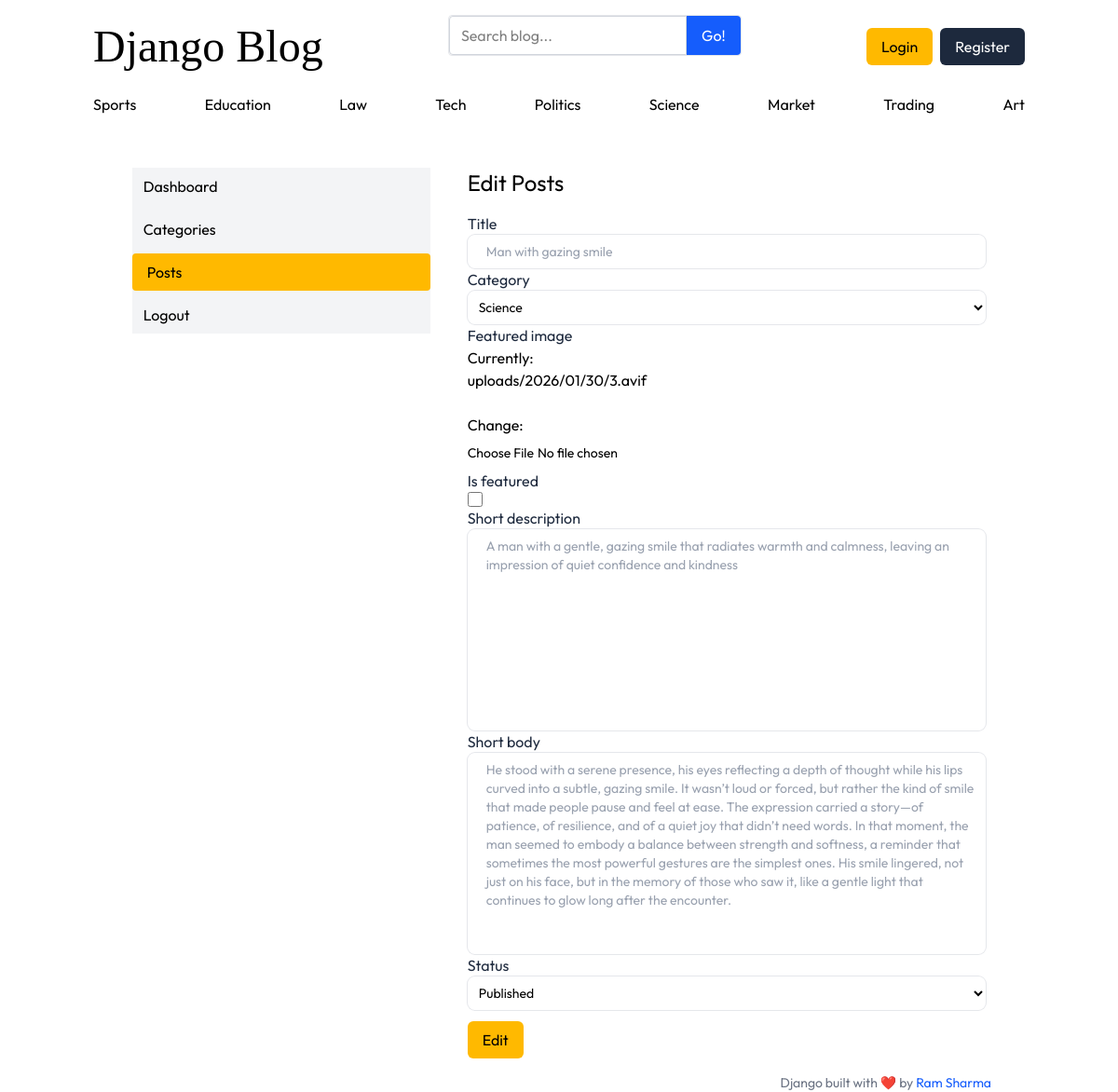
Page /dashboard/posts/edit/1 on the committed database.
### blogs/models.py (models this page shows, shortened)
class Category(models.Model):
    category_name=models.CharField(max_length=100,unique=True)
    created_at=models.DateTimeField(auto_now_add=True)
    updated_at=models.DateTimeField(auto_now=True)
    class Meta:
        verbose_name_plural='categories'
    def __str__(self):
        return self.category_name

class Blog(models.Model):
    title=models.CharField(max_length=250)
    category=models.ForeignKey(Category,on_delete=models.CASCADE)
    slug=models.SlugField(max_length=200,unique=True)
    created_at=models.DateTimeField(auto_now_add=True)
    updated_at=models.DateTimeField(auto_now=True)
    author=models.ForeignKey(User,on_delete=models.CASCADE)
    featured_image=models.ImageField(upload_to='uploads/%Y/%m/%d')
    is_featured=models.BooleanField(default=False)
    short_description=models.TextField(max_length=500)
    short_body=models.TextField(max_length=2000)
    status=models.CharField(max_length=20,choices=STATUS_CHOICES,default="Draft")

### dashboard/views.py (the view)
# urls.py: path("posts/edit/<int:id>",views.edit_posts,name='edit_posts'),
def edit_posts(request,id):
  post=get_object_or_404(Blog,id=id)
  if request.method=='POST':
    form=PostForm(request.POST,request.FILES,instance=post)
    if form.is_valid():
      post=form.save(commit=False)
      post.author=request.user
      post.save()
      title=form.cleaned_data['title']
      post.slug=slugify(title) + '-' + str(post.id)
      post.save()
      return redirect("posts")
    else:
         return render(request,"dashboard/edit_posts.html",context={
            'form':form
         })
  else:
    form=PostForm(instance=post)
    return render(request,'dashboard/edit_posts.html',context={
       'form':form
    })

### assignments/context_processors.py (called while the page is built)
def get_social_medias(request):
    social_links=SocialMedia.objects.all()
    return dict(social_links=social_links)

### blogs/context_processors.py (called while the page is built)
def categories_processor(request):
    categories=Category.objects.all()
    return dict(categories=categories)

### templates/Dashboard/edit_posts.html (shortened to what this page needs)
{% extends 'base.html' %}
{% block content %}
  <div class="w-11/12 mx-auto max-sm:w-full mt-10">
    <div class="flex gap-10">
      {% include 'Dashboard/sidebar.html' %}
      <form method="post" class="w-full" enctype="multipart/form-data">
        <h1 class="text-2xl mb-4">Edit Posts</h1>
        {% for field in form %}
          <div class="flex flex-col gap-3">
            <div class="flex flex-col">
              <label class="text-slate-800">{{ field.label }}</label>
              {{ field }}
            </div>
          </div>
        {% endfor %}
        <button type="submit" class="block px-4 w-fit self-end cursor-pointer p-2 h-fit bg-amber-400 rounded-md text-black mt-3">Edit</button>
      </form>
    </div>
  </div>
{% endblock %}

### templates/base.html (shortened to what this page needs)
{% load static %}
<html lang="en">
  <head>
    <link rel="stylesheet" href="https://cdnjs.cloudflare.com/ajax/libs/font-awesome/7.0.1/css/all.min.css" />
    <link rel="stylesheet" href="{% static 'src/css/output.css' %}" />
  </head>
  <body class="font-sans">
    <div class="w-full min-h-screen">
      <div class="w-10/12 mx-auto flex flex-col pt-4 gap-4">
        <nav class="flex justify-between w-full items-center">
          <h2 class="text-5xl font-serif"><a href="{% url 'home' %}">Django Blog</a></h2>
          <div class="bg-white border border-gray-200 rounded mb-6">
            <form action="{% url 'search_blog' %}" method="get" class="flex">
              <input name="keyword" value="{{ keyword }}" class="flex-1 border border-gray-300 rounded-l px-3 py-2 focus:outline-none focus:ring-2 focus:ring-blue-500" type="text" placeholder="Search blog..." aria-label="Enter search term..." aria-describedby="button-search" />
              <button type="submit" class="bg-blue-600 cursor-pointer text-white px-4 py-2 rounded-r hover:bg-blue-700" id="button-search" type="button">Go!</button>
            </form>
          </div>
          {% if not user.is_authenticated %}
            <div class="flex gap-2">
              <a href="{% url 'login' %}" class="px-4 cursor-pointer p-2 h-fit bg-amber-400 rounded-md text-black">Login</a>
              <a href="{% url 'register' %}" class="px-4 cursor-pointer h-fit rounded-md bg-slate-800 text-white p-2">Register</a>
            </div>
          {% else %}
            <div class="flex gap-2 items-center">
              <a href="{% url 'dashboard' %}">Dashboard</a>
              <a href="{% url 'logout' %}" class="px-4 cursor-pointer h-fit rounded-md bg-emerald-500 text-white p-2">Logout</a>
            </div>
          {% endif %}
        </nav>
        <div class="flex w-full justify-between">
          {% for category in categories %}
            <a href="{% url 'get_category_posts' category.id %}">{{ category }}</a>
          {% endfor %}
        </div>
        {% block content %}
        {% endblock %}
        <footer class="text-sm text-gray-500 text-end pr-9">
          Django built with ❤️ by <span class="text-blue-600">Ram Sharma</span>
        </footer>
      </div>
    </div>
  </body>
</html>

### rows in the picture
Category: category_name "Sports"
Category: category_name "Education"
Category: category_name "Law"
Category: category_name "Tech"
Category: category_name "Politics"
Category: category_name "Science"
Category: category_name "Market"
Category: category_name "Trading"
Category: category_name "Art"
Blog: form "Man with gazing smile" "Science" "A man with a gentle, gazing smile that radiates warmth and calmness, leaving an impression of quiet confidence and kindness" "He stood with a serene presence, his eyes reflecting a depth of thought while his lips curved into a subtle, gazing smile. It wasn’t loud or forced, but rather the kind of smile that made people pause and feel at ease. The expression carried a story—of patience, of resilience, and of a quiet joy that didn’t need words. In that moment, the man seemed to embody a balance between strength and softness, a reminder that sometimes the most powerful gestures are the simplest ones. His smile lingered, not just on his face, but in the memory of those who saw it, like a gentle light that continues to glow long after the encounter." "Published"

### other values in the picture
{{ field.label }} "Title" "Category" "Featured image" "Is featured" "Short description" "Short body" "Status"
